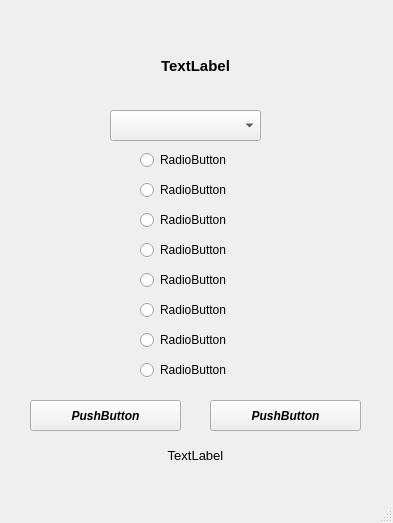
<?xml version="1.0" encoding="UTF-8"?>
<ui version="4.0">
 <class>mainWindow</class>
 <widget class="QMainWindow" name="mainWindow">
  <property name="geometry">
   <rect>
    <x>0</x>
    <y>0</y>
    <width>393</width>
    <height>523</height>
   </rect>
  </property>
  <property name="windowTitle">
   <string>MainWindow</string>
  </property>
  <widget class="QWidget" name="centralwidget">
   <widget class="QComboBox" name="comboBox">
    <property name="geometry">
     <rect>
      <x>110</x>
      <y>110</y>
      <width>151</width>
      <height>31</height>
     </rect>
    </property>
   </widget>
   <widget class="QPushButton" name="pushButton">
    <property name="geometry">
     <rect>
      <x>30</x>
      <y>400</y>
      <width>151</width>
      <height>31</height>
     </rect>
    </property>
    <property name="font">
     <font>
      <weight>75</weight>
      <italic>true</italic>
      <bold>true</bold>
     </font>
    </property>
    <property name="text">
     <string>PushButton</string>
    </property>
   </widget>
   <widget class="QLabel" name="label">
    <property name="geometry">
     <rect>
      <x>30</x>
      <y>30</y>
      <width>331</width>
      <height>71</height>
     </rect>
    </property>
    <property name="font">
     <font>
      <pointsize>11</pointsize>
      <weight>75</weight>
      <bold>true</bold>
     </font>
    </property>
    <property name="text">
     <string>TextLabel</string>
    </property>
    <property name="alignment">
     <set>Qt::AlignCenter</set>
    </property>
    <property name="wordWrap">
     <bool>true</bool>
    </property>
   </widget>
   <widget class="QLabel" name="label_2">
    <property name="geometry">
     <rect>
      <x>70</x>
      <y>440</y>
      <width>251</width>
      <height>31</height>
     </rect>
    </property>
    <property name="font">
     <font>
      <pointsize>10</pointsize>
     </font>
    </property>
    <property name="text">
     <string>TextLabel</string>
    </property>
    <property name="alignment">
     <set>Qt::AlignCenter</set>
    </property>
    <property name="wordWrap">
     <bool>true</bool>
    </property>
   </widget>
   <widget class="QRadioButton" name="radioButton">
    <property name="geometry">
     <rect>
      <x>140</x>
      <y>360</y>
      <width>95</width>
      <height>20</height>
     </rect>
    </property>
    <property name="text">
     <string>RadioButton</string>
    </property>
   </widget>
   <widget class="QRadioButton" name="radioButton_2">
    <property name="geometry">
     <rect>
      <x>140</x>
      <y>150</y>
      <width>95</width>
      <height>20</height>
     </rect>
    </property>
    <property name="text">
     <string>RadioButton</string>
    </property>
   </widget>
   <widget class="QRadioButton" name="radioButton_3">
    <property name="geometry">
     <rect>
      <x>140</x>
      <y>180</y>
      <width>95</width>
      <height>20</height>
     </rect>
    </property>
    <property name="text">
     <string>RadioButton</string>
    </property>
   </widget>
   <widget class="QRadioButton" name="radioButton_4">
    <property name="geometry">
     <rect>
      <x>140</x>
      <y>210</y>
      <width>95</width>
      <height>20</height>
     </rect>
    </property>
    <property name="text">
     <string>RadioButton</string>
    </property>
   </widget>
   <widget class="QRadioButton" name="radioButton_5">
    <property name="geometry">
     <rect>
      <x>140</x>
      <y>240</y>
      <width>95</width>
      <height>20</height>
     </rect>
    </property>
    <property name="text">
     <string>RadioButton</string>
    </property>
   </widget>
   <widget class="QRadioButton" name="radioButton_6">
    <property name="geometry">
     <rect>
      <x>140</x>
      <y>270</y>
      <width>95</width>
      <height>20</height>
     </rect>
    </property>
    <property name="text">
     <string>RadioButton</string>
    </property>
   </widget>
   <widget class="QRadioButton" name="radioButton_7">
    <property name="geometry">
     <rect>
      <x>140</x>
      <y>300</y>
      <width>95</width>
      <height>20</height>
     </rect>
    </property>
    <property name="text">
     <string>RadioButton</string>
    </property>
   </widget>
   <widget class="QRadioButton" name="radioButton_8">
    <property name="geometry">
     <rect>
      <x>140</x>
      <y>330</y>
      <width>95</width>
      <height>20</height>
     </rect>
    </property>
    <property name="text">
     <string>RadioButton</string>
    </property>
   </widget>
   <widget class="QPushButton" name="pushButton_2">
    <property name="geometry">
     <rect>
      <x>210</x>
      <y>400</y>
      <width>151</width>
      <height>31</height>
     </rect>
    </property>
    <property name="font">
     <font>
      <weight>75</weight>
      <italic>true</italic>
      <bold>true</bold>
     </font>
    </property>
    <property name="text">
     <string>PushButton</string>
    </property>
   </widget>
  </widget>
  <widget class="QMenuBar" name="menubar">
   <property name="geometry">
    <rect>
     <x>0</x>
     <y>0</y>
     <width>393</width>
     <height>26</height>
    </rect>
   </property>
  </widget>
  <widget class="QStatusBar" name="statusbar"/>
 </widget>
 <resources/>
 <connections/>
</ui>
